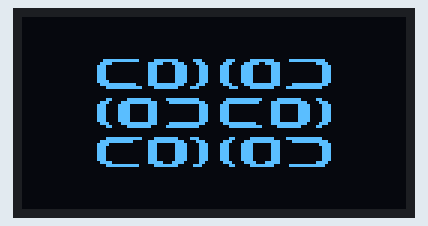
A program run on a simulated ESP8266 (NodeMCU). Shown: 128×64 one-colour display.

Above: at 2.1 s.

The program:

main.cpp
```cpp
#include <SPI.h>
#include <Wire.h>
#include <Adafruit_GFX.h>
#include <Adafruit_SSD1306.h>
#include <Adafruit_I2CDevice.h>

#define SCREEN_WIDTH 128 // OLED display width, in pixels
#define SCREEN_HEIGHT 64 // OLED display height, in pixels

// Declaration for an SSD1306 display connected to I2C (SDA, SCL pins)
// The pins for I2C are defined by the Wire-library.
// On an arduino UNO:       A4(SDA), A5(SCL)
// On an arduino MEGA 2560: 20(SDA), 21(SCL)
// On an arduino LEONARDO:   2(SDA),  3(SCL), ...
#define OLED_RESET -1       // Reset pin # (or -1 if sharing Arduino reset pin)
#define SCREEN_ADDRESS 0x3C ///< See datasheet for Address; 0x3D for 128x64, 0x3C for 128x32
#define SDA_PIN D1
#define SCL_PIN D2

Adafruit_SSD1306 display(SCREEN_WIDTH, SCREEN_HEIGHT, &Wire, OLED_RESET);

#define NUMFLAKES 10 // Number of snowflakes in the animation example

#define LOGO_HEIGHT 16
#define LOGO_WIDTH 16

static const unsigned char automatismos_logo [] PROGMEM = {
	0x00, 0x00, 0x00, 0x00, 0x00, 0x00, 0x00, 0x00, 0x00, 0x00, 0x00, 0x00, 0x00, 0x00, 0x00, 0x00,
	0x00, 0x00, 0x00, 0x00, 0x00, 0x00, 0x00, 0x00, 0x00, 0x00, 0x00, 0x00, 0x00, 0x00, 0x00, 0x00,
	0x00, 0x00, 0x00, 0x00, 0x00, 0x00, 0x00, 0x00, 0x00, 0x00, 0x00, 0x00, 0x00, 0x00, 0x00, 0x00,
	0x00, 0x00, 0x00, 0x00, 0x00, 0x00, 0x00, 0x00, 0x00, 0x00, 0x00, 0x00, 0x00, 0x00, 0x00, 0x00,
	0x00, 0x00, 0x00, 0x00, 0x00, 0x00, 0x00, 0x00, 0x00, 0x00, 0x00, 0x00, 0x00, 0x00, 0x00, 0x00,
	0x00, 0x00, 0x00, 0x00, 0x00, 0x00, 0x00, 0x00, 0x00, 0x00, 0x00, 0x00, 0x00, 0x00, 0x00, 0x00,
	0x00, 0x00, 0x00, 0x00, 0x00, 0x00, 0x00, 0x00, 0x00, 0x00, 0x00, 0x00, 0x00, 0x00, 0x00, 0x00,
	0x00, 0x00, 0x00, 0x00, 0x00, 0x00, 0x00, 0x00, 0x00, 0x00, 0x00, 0x00, 0x00, 0x00, 0x00, 0x00,
	0x00, 0x00, 0x00, 0x00, 0x00, 0x00, 0x00, 0x00, 0x00, 0x00, 0x00, 0x00, 0x00, 0x00, 0x00, 0x00,
	0x00, 0x00, 0x00, 0x00, 0x00, 0x00, 0x00, 0x00, 0x00, 0x00, 0x00, 0x00, 0x00, 0x00, 0x00, 0x00,
	0x00, 0x00, 0x00, 0x00, 0x00, 0x00, 0x00, 0x00, 0x00, 0x00, 0x00, 0x00, 0x00, 0x00, 0x00, 0x00,
	0x00, 0x00, 0x00, 0x00, 0x00, 0x00, 0x00, 0x00, 0x00, 0x00, 0x00, 0x00, 0x00, 0x00, 0x00, 0x00,
	0x00, 0x00, 0x00, 0x00, 0x00, 0x00, 0x00, 0x00, 0x00, 0x00, 0x00, 0x00, 0x00, 0x00, 0x00, 0x00,
	0x00, 0x00, 0x00, 0x00, 0x00, 0x00, 0x00, 0x00, 0x00, 0x00, 0x00, 0x00, 0x00, 0x00, 0x00, 0x00,
	0x00, 0x00, 0x00, 0x1f, 0xfe, 0x0f, 0xf0, 0x70, 0x0e, 0x0f, 0xf0, 0x7f, 0xf8, 0x00, 0x00, 0x00,
	0x00, 0x00, 0x00, 0x3c, 0x00, 0x3e, 0x3c, 0x38, 0x1c, 0x3e, 0x7c, 0x00, 0x3c, 0x00, 0x00, 0x00,
	0x00, 0x00, 0x00, 0x70, 0x00, 0x38, 0x1e, 0x1c, 0x38, 0x78, 0x1c, 0x00, 0x0e, 0x00, 0x00, 0x00,
	0x00, 0x00, 0x00, 0x70, 0x00, 0x38, 0x1e, 0x1c, 0x38, 0x78, 0x1c, 0x00, 0x0e, 0x00, 0x00, 0x00,
	0x00, 0x00, 0x00, 0x70, 0x00, 0x38, 0x1e, 0x1c, 0x38, 0x78, 0x1c, 0x00, 0x0e, 0x00, 0x00, 0x00,
	0x00, 0x00, 0x00, 0x70, 0x00, 0x38, 0x1e, 0x1c, 0x38, 0x78, 0x1c, 0x00, 0x0e, 0x00, 0x00, 0x00,
	0x00, 0x00, 0x00, 0x70, 0x00, 0x38, 0x1e, 0x1c, 0x38, 0x78, 0x1c, 0x00, 0x0e, 0x00, 0x00, 0x00,
	0x00, 0x00, 0x00, 0x78, 0x00, 0x38, 0x1e, 0x1c, 0x38, 0x78, 0x1c, 0x00, 0x0e, 0x00, 0x00, 0x00,
	0x00, 0x00, 0x00, 0x3f, 0xfc, 0x3f, 0xfc, 0x38, 0x1c, 0x3f, 0xfc, 0x3f, 0xfc, 0x00, 0x00, 0x00,
	0x00, 0x00, 0x00, 0x0f, 0xff, 0x0f, 0xf0, 0xe0, 0x07, 0x0f, 0xf0, 0xff, 0xf0, 0x00, 0x00, 0x00,
	0x00, 0x00, 0x00, 0x00, 0x00, 0x00, 0x00, 0x00, 0x00, 0x00, 0x00, 0x00, 0x00, 0x00, 0x00, 0x00,
	0x00, 0x00, 0x00, 0x00, 0x00, 0x00, 0x00, 0x00, 0x00, 0x00, 0x00, 0x00, 0x00, 0x00, 0x00, 0x00,
	0x00, 0x00, 0x00, 0x00, 0x00, 0x00, 0x00, 0x00, 0x00, 0x00, 0x00, 0x00, 0x00, 0x00, 0x00, 0x00,
	0x00, 0x00, 0x00, 0x0c, 0x1f, 0xe0, 0xff, 0xe0, 0x0f, 0xff, 0x07, 0xf8, 0x30, 0x00, 0x00, 0x00,
	0x00, 0x00, 0x00, 0x38, 0x7f, 0xf8, 0x7f, 0xf8, 0x1f, 0xfe, 0x1f, 0xfe, 0x1c, 0x00, 0x00, 0x00,
	0x00, 0x00, 0x00, 0x70, 0xf0, 0x38, 0x00, 0x1c, 0x38, 0x00, 0x1c, 0x0f, 0x0e, 0x00, 0x00, 0x00,
	0x00, 0x00, 0x00, 0x70, 0xf0, 0x38, 0x00, 0x1c, 0x38, 0x00, 0x1c, 0x0f, 0x0e, 0x00, 0x00, 0x00,
	0x00, 0x00, 0x00, 0x70, 0xf0, 0x38, 0x00, 0x1c, 0x38, 0x00, 0x1c, 0x0f, 0x0e, 0x00, 0x00, 0x00,
	0x00, 0x00, 0x00, 0x70, 0xf0, 0x38, 0x00, 0x1c, 0x38, 0x00, 0x1c, 0x0f, 0x0e, 0x00, 0x00, 0x00,
	0x00, 0x00, 0x00, 0x70, 0xf0, 0x38, 0x00, 0x1c, 0x38, 0x00, 0x1c, 0x0f, 0x0e, 0x00, 0x00, 0x00,
	0x00, 0x00, 0x00, 0x70, 0xf0, 0x38, 0x00, 0x1c, 0x38, 0x00, 0x1c, 0x0f, 0x0e, 0x00, 0x00, 0x00,
	0x00, 0x00, 0x00, 0x38, 0x7f, 0xf8, 0x7f, 0xf8, 0x1f, 0xfc, 0x1f, 0xfe, 0x1c, 0x00, 0x00, 0x00,
	0x00, 0x00, 0x00, 0x0c, 0x1f, 0xe0, 0xff, 0xe0, 0x07, 0xff, 0x07, 0xf8, 0x30, 0x00, 0x00, 0x00,
	0x00, 0x00, 0x00, 0x00, 0x00, 0x00, 0x00, 0x00, 0x00, 0x00, 0x00, 0x00, 0x00, 0x00, 0x00, 0x00,
	0x00, 0x00, 0x00, 0x00, 0x00, 0x00, 0x00, 0x00, 0x00, 0x00, 0x00, 0x00, 0x00, 0x00, 0x00, 0x00,
	0x00, 0x00, 0x00, 0x00, 0x00, 0x00, 0x00, 0x00, 0x00, 0x00, 0x00, 0x00, 0x00, 0x00, 0x00, 0x00,
	0x00, 0x00, 0x00, 0x0f, 0xff, 0x0f, 0xf0, 0xe0, 0x06, 0x0f, 0xf0, 0xff, 0xf0, 0x00, 0x00, 0x00,
	0x00, 0x00, 0x00, 0x3f, 0xf8, 0x3f, 0xfc, 0x38, 0x1c, 0x3f, 0xfc, 0x3f, 0xfc, 0x00, 0x00, 0x00,
	0x00, 0x00, 0x00, 0x78, 0x00, 0x38, 0x1e, 0x1c, 0x38, 0x78, 0x1c, 0x00, 0x1e, 0x00, 0x00, 0x00,
	0x00, 0x00, 0x00, 0x70, 0x00, 0x38, 0x1e, 0x1c, 0x38, 0x78, 0x1c, 0x00, 0x0e, 0x00, 0x00, 0x00,
	0x00, 0x00, 0x00, 0x70, 0x00, 0x38, 0x1e, 0x1c, 0x38, 0x78, 0x1c, 0x00, 0x0e, 0x00, 0x00, 0x00,
	0x00, 0x00, 0x00, 0x70, 0x00, 0x38, 0x1e, 0x1c, 0x38, 0x78, 0x1c, 0x00, 0x0e, 0x00, 0x00, 0x00,
	0x00, 0x00, 0x00, 0x70, 0x00, 0x38, 0x1e, 0x1c, 0x38, 0x78, 0x1c, 0x00, 0x0e, 0x00, 0x00, 0x00,
	0x00, 0x00, 0x00, 0x70, 0x00, 0x38, 0x1e, 0x1c, 0x38, 0x78, 0x1c, 0x00, 0x0e, 0x00, 0x00, 0x00,
	0x00, 0x00, 0x00, 0x3c, 0x00, 0x3e, 0x3c, 0x18, 0x1c, 0x3c, 0x7c, 0x00, 0x3c, 0x00, 0x00, 0x00,
	0x00, 0x00, 0x00, 0x0f, 0xfe, 0x0f, 0xf0, 0x70, 0x06, 0x0f, 0xf0, 0x7f, 0xf8, 0x00, 0x00, 0x00,
	0x00, 0x00, 0x00, 0x00, 0x00, 0x00, 0x00, 0x00, 0x00, 0x00, 0x00, 0x00, 0x00, 0x00, 0x00, 0x00,
	0x00, 0x00, 0x00, 0x00, 0x00, 0x00, 0x00, 0x00, 0x00, 0x00, 0x00, 0x00, 0x00, 0x00, 0x00, 0x00,
	0x00, 0x00, 0x00, 0x00, 0x00, 0x00, 0x00, 0x00, 0x00, 0x00, 0x00, 0x00, 0x00, 0x00, 0x00, 0x00,
	0x00, 0x00, 0x00, 0x00, 0x00, 0x00, 0x00, 0x00, 0x00, 0x00, 0x00, 0x00, 0x00, 0x00, 0x00, 0x00,
	0x00, 0x00, 0x00, 0x00, 0x00, 0x00, 0x00, 0x00, 0x00, 0x00, 0x00, 0x00, 0x00, 0x00, 0x00, 0x00,
	0x00, 0x00, 0x00, 0x00, 0x00, 0x00, 0x00, 0x00, 0x00, 0x00, 0x00, 0x00, 0x00, 0x00, 0x00, 0x00,
	0x00, 0x00, 0x00, 0x00, 0x00, 0x00, 0x00, 0x00, 0x00, 0x00, 0x00, 0x00, 0x00, 0x00, 0x00, 0x00,
	0x00, 0x00, 0x00, 0x00, 0x00, 0x00, 0x00, 0x00, 0x00, 0x00, 0x00, 0x00, 0x00, 0x00, 0x00, 0x00,
	0x00, 0x00, 0x00, 0x00, 0x00, 0x00, 0x00, 0x00, 0x00, 0x00, 0x00, 0x00, 0x00, 0x00, 0x00, 0x00,
	0x00, 0x00, 0x00, 0x00, 0x00, 0x00, 0x00, 0x00, 0x00, 0x00, 0x00, 0x00, 0x00, 0x00, 0x00, 0x00,
	0x00, 0x00, 0x00, 0x00, 0x00, 0x00, 0x00, 0x00, 0x00, 0x00, 0x00, 0x00, 0x00, 0x00, 0x00, 0x00,
	0x00, 0x00, 0x00, 0x00, 0x00, 0x00, 0x00, 0x00, 0x00, 0x00, 0x00, 0x00, 0x00, 0x00, 0x00, 0x00,
	0x00, 0x00, 0x00, 0x00, 0x00, 0x00, 0x00, 0x00, 0x00, 0x00, 0x00, 0x00, 0x00, 0x00, 0x00, 0x00,
	0x00, 0x00, 0x00, 0x00, 0x00, 0x00, 0x00, 0x00, 0x00, 0x00, 0x00, 0x00, 0x00, 0x00, 0x00, 0x00
};

void setup()
{
  Serial.begin(9600);

#if defined ESP8266
  Wire.begin(SDA_PIN, SCL_PIN);
#else
  Wire.begin();
#endif

  // SSD1306_SWITCHCAPVCC = generate display voltage from 3.3V internally
  if (!display.begin(SSD1306_SWITCHCAPVCC, SCREEN_ADDRESS))
  {
    Serial.println(F("SSD1306 allocation failed"));
    for (;;)
      ; // Don't proceed, loop forever
  }

  // Show initial display buffer contents on the screen --
  delay(2000); // Pause for 2 seconds

  // Clear the buffer
  display.clearDisplay();

  display.drawBitmap(0, 0, automatismos_logo, display.width(), display.height(), SSD1306_WHITE);
  display.display();
}

void loop()
{
}
```
